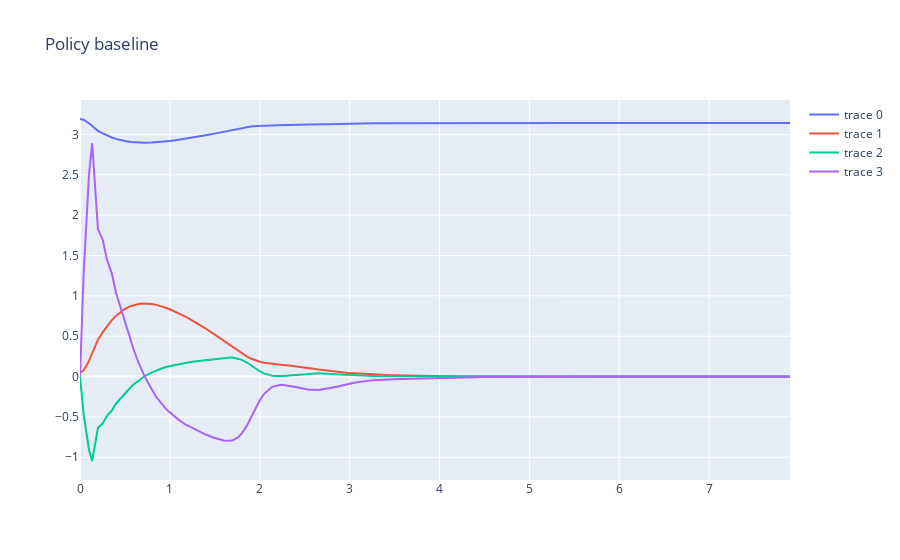

This figure's notebook cell:
### Code cell
ctrl_policy = controllers.get_learned_policy_controller(sys.dx,
                                                        policy_approx,
                                                        opt['final_time'],
                                                        opt['sim_dt'],
                                                       x_mean,
                                                       x_std,
                                                       u_mean,
                                                       u_std)
# ctrl_policy = controllers.get_learned_policy_controller(sys.dx,
#                                                         policy_approx,
#                                                         opt['final_time'],
#                                                         opt['sim_dt'])
x_traj_sim, t_traj_sim = controllers.sim_ctrl(opt['sim_x0'], vf.u_dim[0], sys.dx,
                                              ctrl_policy, opt['sim_dt'], opt['sim_horizon'],
                                              integration_mode=opt['control_interp'])
# x_traj_sim, t_traj_sim = controllers.sim_ctrl(torch.tensor([np.pi, 0., 0., 0.], dtype=vf.dtype), vf.u_dim[0], sys.dx,
#                                               ctrl_policy, opt['sim_dt'], opt['sim_horizon'],
#                                               integration_mode=opt['control_interp'])
controllers.plot_sim(t_traj_sim, x_traj_sim, "Policy baseline").show()

### Figure 1 — Plotly figure (JSON) as saved in the notebook; plotly's stock layout.template omitted (floating-point values rounded to 4 significant figures; data arrays with more than 128 entries replaced by an {"elided": "..."} marker saying what was removed)
{"data": [{"type": "scatter", "x": {"elided": "162 float values"}, "y": {"elided": "162 float values"}}, {"type": "scatter", "x": {"elided": "162 float values"}, "y": {"elided": "162 float values"}}, {"type": "scatter", "x": {"elided": "162 float values"}, "y": {"elided": "162 float values"}}, {"type": "scatter", "x": {"elided": "162 float values"}, "y": {"elided": "162 float values"}}], "layout": {"title": {"text": "Policy baseline"}}}
